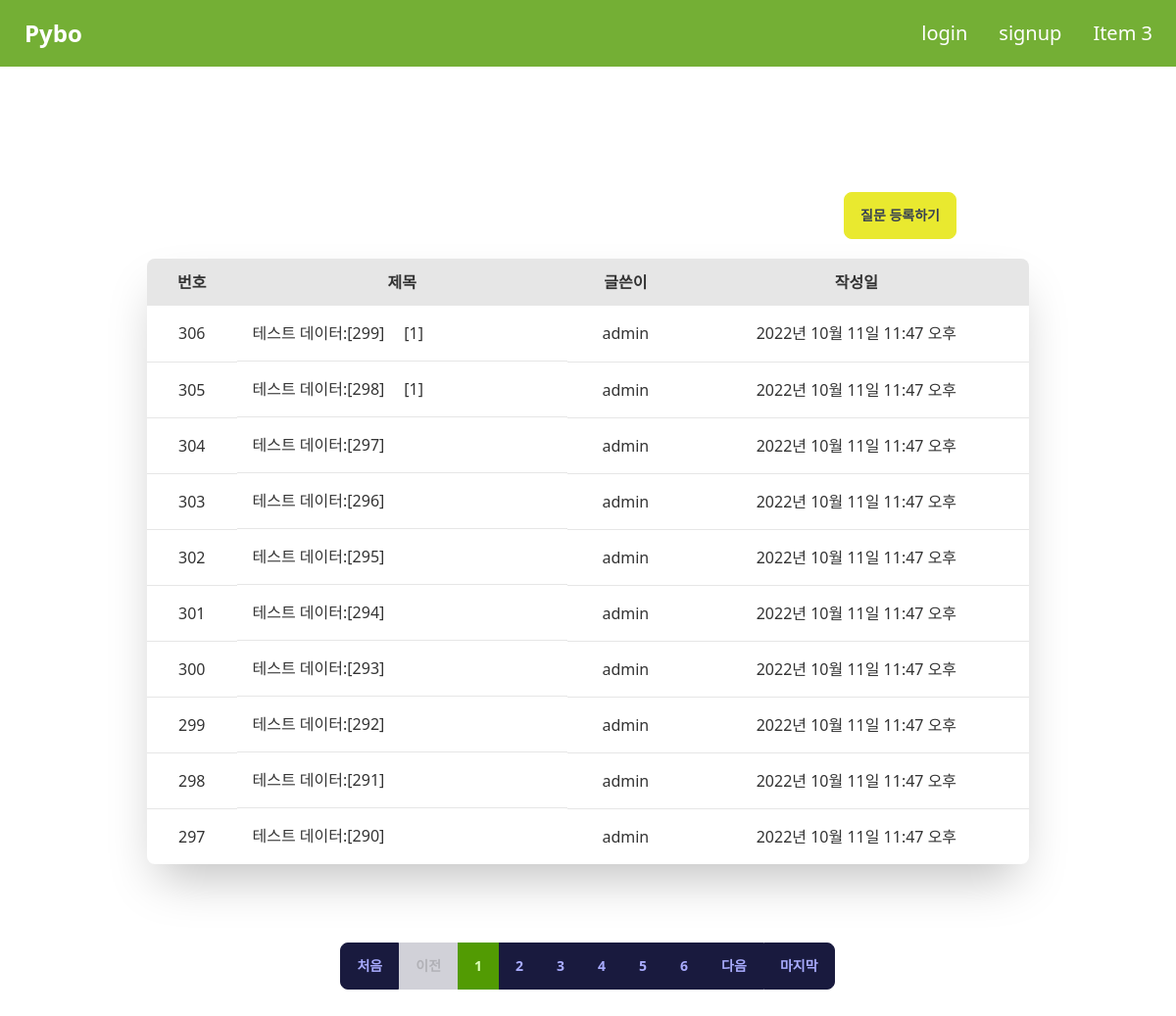
Page /pybo/ on the earlier database version.
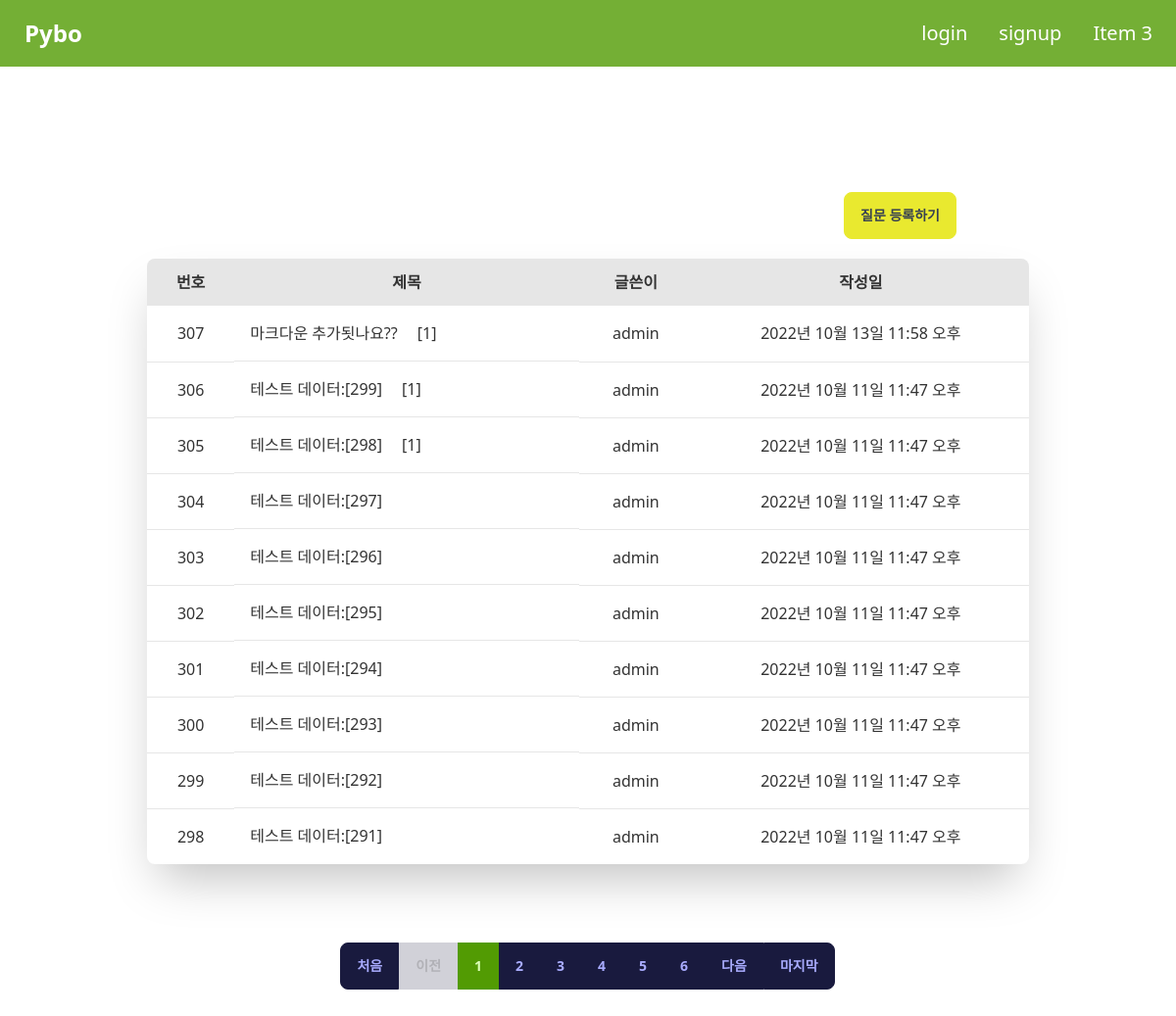
Same page on the later database version.
### pybo/models.py (models this page shows, shortened)
class Question(models.Model):  # 질문 클래스 생성
    author = models.ForeignKey(User, on_delete=models.CASCADE,
                               related_name='author_question')  # relate_name : 인수를 지정하여 voter와 헷갈리지 않게 정리
    subject = models.CharField(max_length=200)  # 제목 컬럼, 글자수 길이 제한이 필요한 속성은 CharField()사용
    content = models.TextField()  # 내용 컬럼, 글자수 길이 제한 필요없는 속성은 TextField()사용
    create_date = models.DateTimeField()  # 작성일
    modify_date = models.DateTimeField(null=True, blank=True)  # 수정일, null 허용, 입력된 데이터 검증 시 값 없어도 됨
    voter = models.ManyToManyField(User,
                                   related_name='voter_question')  # 추천인(좋아요)추가 , ManyToManyField : 다대다 관계(질문:좋아요), relate_name : 인수를 지정하여 author와 헷갈리지 않게 정리

### pybo/views/base_views.py (the view)
# urls.py: path('', base_views.index, name='index'),        # '/' 메인으로 이동하는 URL
def index(request):
    page = request.GET.get('page', '1')  # 페이지 : http://localhost:8000/pybo/?page=1 처럼 GET 방식으로 호출된 URL에서 page값을 가져올 때 사용하는데 메인페이지로 호출됫을 시 기본값으로 page를 1로 설정
    question_list = Question.objects.order_by('-create_date')  # order_by() : 조회 결과를 정렬하는 함수, -가 있으면 역방향/없으면 순방향
    paginator = Paginator(question_list, 10)  # 페이지 당 10개씩 보여주기
    page_obj = paginator.get_page(page)  # 요청된 페이지에 해당되는 페이징 객체 생성 -> 페이징 객체에는 다양한 속성 존재(블로그 참고)
    last_page_num = 0
    for last_page in paginator.page_range:
        last_page_num = last_page
    context = {
        'question_list': page_obj,  # question_list는 페이징 객체
        'last_page_num': last_page_num,  # 마지막 페이지
    }
    return render(request, 'pybo/question_list.html', context)  # 조회된 질문목록을 pybo/question_list.html 템플릿 파일로 리턴하여 응답

### pybo/templatetags/pybo_filter.py (called while the page is built)
@register.filter  # 해당 함수를 템플릿 필터 함수로 사용하겠다는 어노테이션
def sub(value, arg):
    return value - arg

### templates/pybo/question_list.html
{% extends 'base.html' %}
{% load pybo_filter %}
{% block content %}
    <div class="overflow-x-auto flex-col my-32 justify-center items-center text-center">
        <div class="text-end mx-56 mb-5">
            <a href="{% url 'pybo:question_create' %}" class="btn btn-secondary text-gray-700 hover:text-white">질문 등록하기</a>
        </div>
        <table class="table w-3/4 rounded-2xl mx-auto mb-20 shadow-2xl text-center">
            <thead>
              <tr>
                <th class="text-[1rem]">번호</th>
                <th class="text-[1rem]">제목</th>
                <th class="text-[1rem]">글쓴이</th>
                <th class="text-[1rem]">작성일</th>
              </tr>
            </thead>
            <tbody>
            {% if question_list %}
                {% for question in question_list %}
              <tr class="hover">
                <td>
                    {{ question_list.paginator.count|sub:question_list.start_index|sub:forloop.counter0|add:1 }}
                </td>
                <td class="hover:text-primary flex">
                    <a href="{% url 'pybo:detail' question.id %}" class="flex-row text-center">{{ question.subject }}</a>
                    {% if question.answer_set.count > 0 %}
                        <div class="mx-5">[{{ question.answer_set.count }}]</div>
                    {% endif %}
                </td>
                <td>{{ question.author.username }}</td>
                <td>{{ question.create_date }}</td>
              </tr>
            {% endfor %}
                {% else %}
                <tr>
                    <td colspan="4">질문이 없습니다.</td>
                </tr>
                {% endif %}
            </tbody>
        </table>
        <div class="btn-group">
            <a href="?page={{ 1 }}" role="button" class="btn">처음</a>
            {% if question_list.has_previous %}
                <a href="?page={{ question_list.previous_page_number }}" role="button" class="btn">이전</a>
            {% else %}
                <a tabindex="-1" aria-disabled="true" href="#" role="button" class="btn" disabled>이전</a>
            {% endif %}
            {% for page_number in question_list.paginator.page_range %}
                {% if page_number >= question_list.number|add:-5 and page_number <= question_list.number|add:5 %}
                    {% if page_number == question_list.number%}
                        <a href="?page={{ page_number }}" role="button" class="btn btn-active">{{ page_number }}</a>
                    {% else %}
                        <a href="?page={{ page_number }}" role="button" class="btn">{{ page_number }}</a>
                    {% endif %}
                {% endif %}
            {% endfor %}
            {% if question_list.has_next %}
                <a href="?page={{ question_list.next_page_number }}" role="button" class="btn">다음</a>
            {% else %}
                <a tabindex="-1" aria-disabled="true" href="#" role="button" class="btn" disabled>다음</a>
            {% endif %}
            <a href="?page={{ last_page_num }}" role="button" class="btn">마지막</a>
        </div>
    </div>
{% endblock %}

### templates/base.html (shortened to what this page needs)
{% load static %}
{% load static tailwind_tags %}
<!doctype html>
<html lang="ko">
<head>
    {% tailwind_css %}
    <link rel="stylesheet" type="text/css" href="{% static 'style.css' %}">
</head>
<body>
    <div class="navbar bg-primary bg-opacity-80">
        <div class="flex-1">
            <a href="{% url 'pybo:index' %}" class="btn btn-ghost normal-case text-2xl text-white">Pybo</a>
        </div>
        <div class="flex-none">
            <ul class="menu menu-horizontal p-0 text-xl text-white">
                <li>
                    {% if user.is_authenticated %}
                        <a href="{% url 'common:logout' %}">{{ user.username }} (logout)</a>
                    {% else %}
                        <a href="{% url 'common:login' %}">login</a>
                    {% endif %}
                </li>
                <li>
                    {% if not user.is_authenticated %}
                        <a href="{% url 'common:signup' %}">signup</a>
                    {% endif %}
                </li>
                <li><a>Item 3</a></li>
            </ul>
        </div>
    </div>
    {% block content %}{% endblock %}
</body>
</html>

Differences in the rows shown:
no longer on this page (row unchanged): Question: paginator.count|sub "297", subject "테스트 데이터:[290]", author.username "admin", create_date "2022년 10월 11일 11:47 오후"
added Question: paginator.count|sub "307", subject "마크다운 추가됫나요??", answer_set.count "1", author.username "admin", create_date "2022년 10월 13일 11:58 오후"
